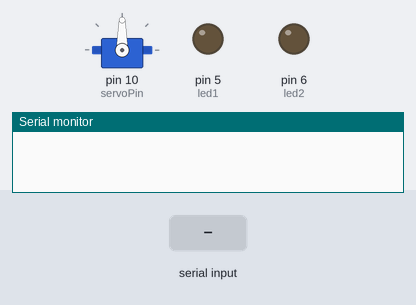
A sketch run on a simulated Arduino Uno, built with avr-gcc and run on an emulated ATmega328P. On the bench: servo, output pins drawn as LEDs (lit = HIGH), the last lines printed to the serial monitor. The inputs (shaded band) are chosen by the test bench.

Above: at 1.2 s.
1.3 s: "1on" received over Serial
At 2.3 s:
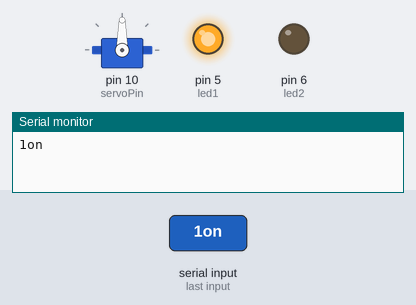
2.9 s: "3left" received over Serial
At 3.6 s:
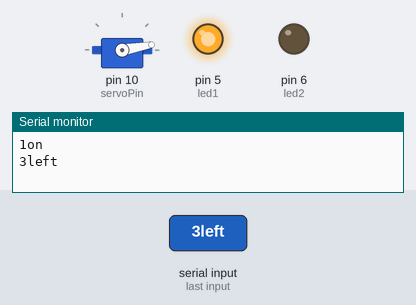
4.5 s: "1off" received over Serial
At 5.8 s:
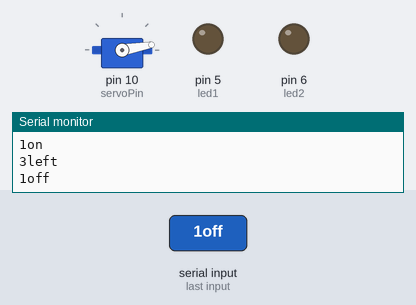
6.1 s: "3right" received over Serial
At 7.3 s:
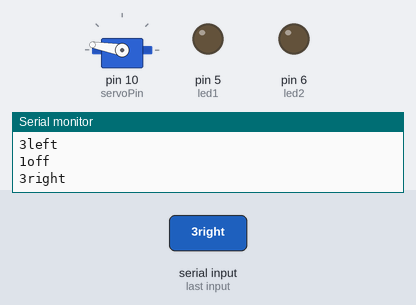
7.7 s: "2on" received over Serial
At 8.4 s:
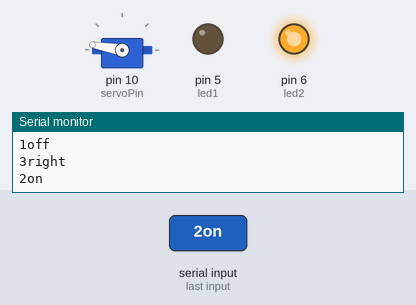
9.3 s: "2off" received over Serial
At 10.8 s:
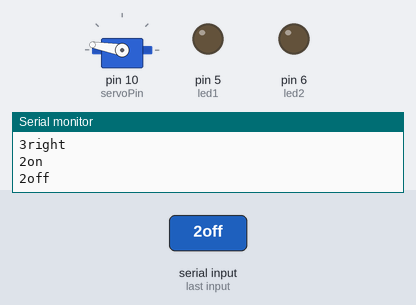
Timing chart, 0 to 11.9 s (numbered marks = the images above; inputs shaded):
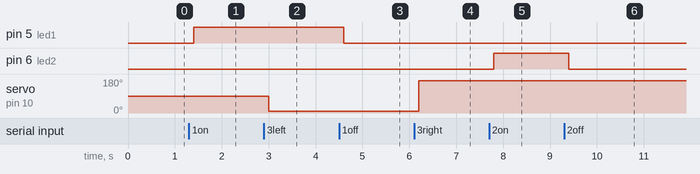

Measured:
- after the input at 1.3 s, pin 5 (led1): LOW → HIGH after 0.10 s
- after the input at 2.9 s, servo on pin 10 (servoPin): 90° → 10° after 0.10 s
- after the input at 4.5 s, pin 5 (led1): HIGH → LOW after 0.10 s
- after the input at 6.1 s, servo on pin 10 (servoPin): 10° → 170° after 0.11 s
- after the input at 7.7 s, pin 6 (led2): LOW → HIGH after 0.10 s
- after the input at 9.3 s, pin 6 (led2): HIGH → LOW after 0.10 s

The sketch:

arduino.ino
```cpp
#include <Servo.h>
Servo servo;
int servoPin = 10;
int angle = 0;
void setup() {
  // put your setup code here, to run once:
  Serial.setTimeout(100);
  Serial.begin(9600);
  pinMode(5,OUTPUT); // led1
  pinMode(6,OUTPUT); // led2
  pinMode(servoPin,OUTPUT);

  servo.attach(servoPin);
}

void loop() {
  // put your main code here, to run repeatedly:
  // servo.write(180);


  if (Serial.available()){
    String getData = Serial.readString();
    Serial.println(getData);
    if (getData == "1on") { // led1 on
      digitalWrite(5,HIGH);
    } else if (getData == "2on"){
      digitalWrite(6,HIGH);
    } else if (getData == "1off"){
      digitalWrite(5,LOW);
    } else if(getData == "2off"){
      digitalWrite(6,LOW);
    } else if (getData == "3left"){
      servo.write(10);
    } else if (getData == "3right"){
      servo.write(170);
    }

    Serial.flush();
  }
}
```
